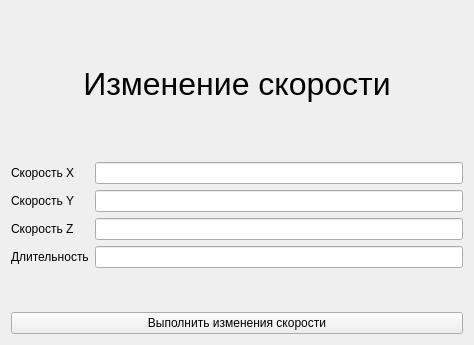
<?xml version="1.0" encoding="UTF-8"?>
<ui version="4.0">
 <class>Form</class>
 <widget class="QWidget" name="Form">
  <property name="geometry">
   <rect>
    <x>0</x>
    <y>0</y>
    <width>474</width>
    <height>345</height>
   </rect>
  </property>
  <property name="windowTitle">
   <string>Form</string>
  </property>
  <layout class="QVBoxLayout" name="verticalLayout">
   <item>
    <widget class="QLabel" name="label">
     <property name="font">
      <font>
       <pointsize>24</pointsize>
      </font>
     </property>
     <property name="text">
      <string>Изменение скорости</string>
     </property>
     <property name="alignment">
      <set>Qt::AlignCenter</set>
     </property>
    </widget>
   </item>
   <item>
    <layout class="QFormLayout" name="formLayout">
     <item row="0" column="0">
      <widget class="QLabel" name="velocityXLabel">
       <property name="text">
        <string>Скорость X</string>
       </property>
      </widget>
     </item>
     <item row="0" column="1">
      <widget class="QLineEdit" name="velocityXLineEdit"/>
     </item>
     <item row="1" column="0">
      <widget class="QLabel" name="velocityYLabel">
       <property name="text">
        <string>Скорость Y</string>
       </property>
      </widget>
     </item>
     <item row="1" column="1">
      <widget class="QLineEdit" name="velocityYLineEdit"/>
     </item>
     <item row="2" column="0">
      <widget class="QLabel" name="velocityZLabel">
       <property name="text">
        <string>Скорость Z</string>
       </property>
      </widget>
     </item>
     <item row="2" column="1">
      <widget class="QLineEdit" name="velocityZLineEdit"/>
     </item>
     <item row="3" column="0">
      <widget class="QLabel" name="durationLabel">
       <property name="text">
        <string>Длительность</string>
       </property>
      </widget>
     </item>
     <item row="3" column="1">
      <widget class="QLineEdit" name="durationLineEdit"/>
     </item>
    </layout>
   </item>
   <item>
    <widget class="QPushButton" name="confirm_button">
     <property name="text">
      <string>Выполнить изменения скорости</string>
     </property>
    </widget>
   </item>
  </layout>
 </widget>
 <resources/>
 <connections/>
</ui>
